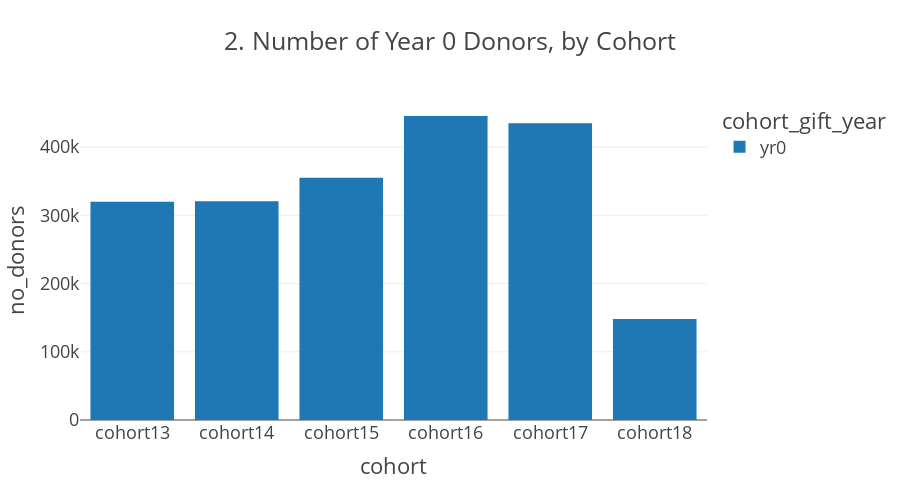

This figure's notebook cell:
### Code cell
fig = px.bar(df5.query('cohort_gift_year == "yr0"'), x="cohort", y='no_donors', color='cohort_gift_year', barmode='group',
            title="2. Number of Year 0 Donors, by Cohort",
           # color_discrete_sequence =['red','seagreen', 'tomato', 'mediumseagreen'],
           # hover_data=['cohort', 'no_donors', 'count_yr2'],
            # labels={'cohort':'class'}, 
             height=500)
 #barmode='group', labels={'index':'year', 'y':'amount ($)'}, 
fig.update_xaxes(type='category')
fig.show()

### Figure 1 — Plotly figure (JSON) as saved in the notebook; plotly's stock layout.template omitted (floating-point values rounded to 4 significant figures)
{"data": [{"alignmentgroup": "True", "hovertemplate": "cohort_gift_year=yr0<br>cohort=%{x}<br>no_donors=%{y}<extra></extra>", "legendgroup": "yr0", "marker": {"color": "#1F77B4"}, "name": "yr0", "offsetgroup": "yr0", "orientation": "v", "showlegend": true, "textposition": "auto", "type": "bar", "x": ["cohort13", "cohort14", "cohort15", "cohort16", "cohort17", "cohort18"], "xaxis": "x", "y": [320069, 320673, 355137, 445598, 434991, 147945], "yaxis": "y"}], "layout": {"barmode": "group", "height": 500, "legend": {"title": {"text": "cohort_gift_year"}, "tracegroupgap": 0}, "title": {"text": "2. Number of Year 0 Donors, by Cohort"}, "xaxis": {"anchor": "y", "domain": [0, 1], "title": {"text": "cohort"}, "type": "category"}, "yaxis": {"anchor": "x", "domain": [0, 1], "title": {"text": "no_donors"}}}}
